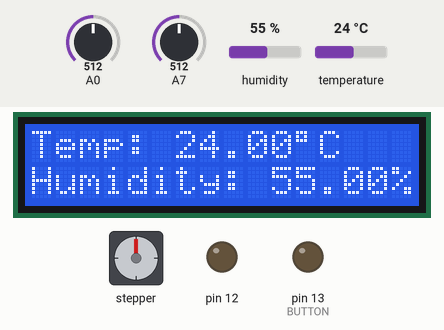
A sketch run on a simulated Arduino Uno, built with avr-gcc and run on an emulated ATmega328P. Parts: 16×2 character LCD, stepper motor, output pins drawn as LEDs (lit = HIGH). The inputs (shaded band) are chosen by the test bench; at power-on: temperature 24 °C, A0 = 512, A7 = 512, humidity 55 %. The local clock reads 2024-03-15 10:24:30 at power-on unless the sketch sets it; stepper angles assume 2048 steps per turn; pins used as bus, display or sensor lines are not drawn; what the sketch prints to the serial monitor is not drawn.

Above: at 1.2 s.
1.3 s: temperature set to 27 °C
At 3.4 s:
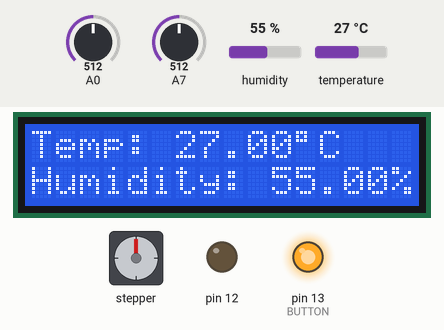
At 4.3 s:
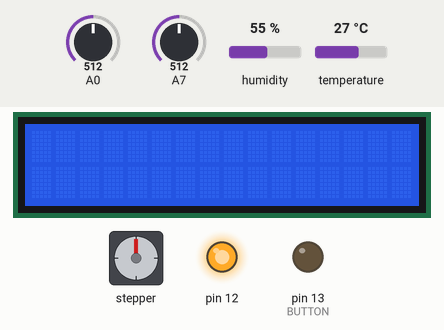
5.2 s: A0 set to 688
6.7 s: A0 set to 715
At 11.3 s:
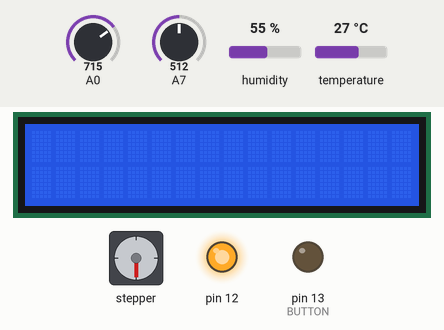
Timing chart, 0 to 12.8 s (numbered marks = the images above; inputs shaded):
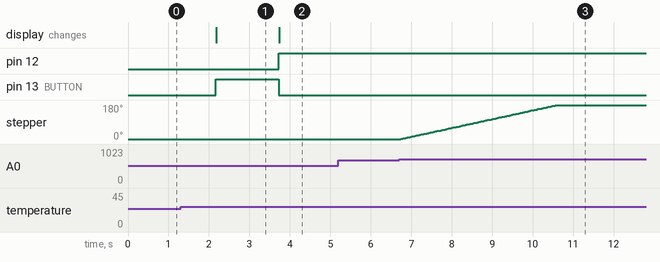

The sketch:

dodge_dillon_final_project.ino
```cpp
#include "Arduino.h"
#include <LiquidCrystal.h>
#include <dht.h>
#include <Stepper.h>
#include "uRTCLib.h"

#define RDA 0x80
#define TBE 0x20

volatile unsigned char *myUCSR0A = (unsigned char *)0x00C0;
volatile unsigned char *myUCSR0B = (unsigned char *)0x00C1;
volatile unsigned char *myUCSR0C = (unsigned char *)0x00C2;
volatile unsigned int  *myUBRR0  = (unsigned int *) 0x00C4;
volatile unsigned char *myUDR0   = (unsigned char *)0x00C6;

volatile unsigned char* my_ADMUX = (unsigned char*) 0x7C;
volatile unsigned char* my_ADCSRB = (unsigned char*) 0x7B;
volatile unsigned char* my_ADCSRA = (unsigned char*) 0x7A;
volatile unsigned int* my_ADC_DATA = (unsigned int*) 0x78;

// Define Port A Register Pointers
volatile unsigned char* port_a = (unsigned char*) 0x22;
volatile unsigned char* ddr_a  = (unsigned char*) 0x21;
volatile unsigned char* pin_a  = (unsigned char*) 0x20;

// Define Port B Register Pointers
volatile unsigned char* port_b = (unsigned char*) 0x25;
volatile unsigned char* ddr_b  = (unsigned char*) 0x24;
volatile unsigned char* pin_b  = (unsigned char*) 0x23;

// Define Port C Register Pointers
volatile unsigned char* port_c = (unsigned char*) 0x28;
volatile unsigned char* ddr_c  = (unsigned char*) 0x27;
volatile unsigned char* pin_c  = (unsigned char*) 0x26;

// Define Port H Register Pointers
volatile unsigned char* port_h = (unsigned char*) 0x102;
volatile unsigned char* ddr_h  = (unsigned char*) 0x101;
volatile unsigned char* pin_h  = (unsigned char*) 0x100;

#define DISABLED 100
#define IDLE 200
#define RUNNING 300
#define ERROR 400
#define VENT 500

const int rs = 7, en = 6, d4 = 5, d5 = 4, d6 = 3, d7 = 2;
LiquidCrystal lcd(rs, en, d4, d5, d6, d7);

dht DHT;
#define DHT11_PIN 8

#define BUTTON 13 // PB7 -- pin 13
int btn_press = 0;
int btn_state = 1;
int sys_state = IDLE;

#define FAN 30 // PC7 -- pin 30
#define DIRA 29 // PA7 -- pin 29
#define DIRB 28 // PA6 -- pin 28

#define RED_LED 9 // PH6 -- pin 9
#define YELLOW_LED 10 // PB4 -- pin 10
#define BLUE_LED 11 // PB5 -- pin 11
#define GREEN_LED 12 //PB6 -- pin 12

#define WATER_SENSOR 15
#define WATER_LOW 200
int w_level = 0;

#define STEPS 32
#define OUTPUT_STEPS 32*64
Stepper stepper(STEPS, 22, 23, 24, 25);
int stepsToTake;
int current = 0;
int previous = 0;

uRTCLib rtc(0x68);
char daysOfTheWeek[7][12] = {
  "Sunday",
  "Monday",
  "Tuesday",
  "Wednesday",
  "Thursday",
  "Friday",
  "Saturday"
};

void setup()
{
  // setup the UART
  U0init(9600);
  // setup the ADC
  adc_init();

  set_pin(BUTTON);

  set_pin(FAN);
  set_pin(DIRA);
  set_pin(DIRB);
  write_low(FAN);
  write_high(DIRA);
  write_low(DIRB);

  set_pin(RED_LED);
  set_pin(YELLOW_LED);
  set_pin(BLUE_LED);
  set_pin(GREEN_LED);
  write_low(RED_LED);
  write_low(YELLOW_LED);
  write_low(BLUE_LED);
  write_low(GREEN_LED);

  URTCLIB_WIRE.begin();
  // sec, minute, hour, week, day, month, year
  //rtc.set(10,51,15,3,9,5,23);

  stepper.setSpeed(500);
  stepper.step(0);

  lcd.begin(16, 2);
}

void loop()
{
  rtc.refresh();
  btn_press = digitalRead(BUTTON);

  if(btn_press == HIGH)
  {
    delay(500);
    if(btn_state == HIGH)
    {
      btn_state = LOW;
    }
    else
    {
      btn_state = HIGH;
    }
  }

  int chk = DHT.read11(DHT11_PIN);

  w_level = (int)adc_read(WATER_SENSOR);

  if(w_level > WATER_LOW)
  {
    current = map((int)adc_read(0),0,1023,0,255);

    if(current > (previous + 175))
    {
      stepsToTake = OUTPUT_STEPS / 2;
      stepper.step(stepsToTake);
      display_time(VENT);
      previous = current;
    }
    else if(current < (previous - 175))
    {
      stepsToTake = - OUTPUT_STEPS / 2;
      stepper.step(stepsToTake);
      display_time(VENT);
      previous = current;
    }
  }

  if(btn_state == LOW)
  {
    disabled();
  }
  else if(w_level < WATER_LOW)
  {
    error();
  }
  else if(DHT.temperature > 25)
  {
    running();
  }
  else
  {
    idle();
  }
}

void idle()
{
  if(sys_state != IDLE)
  {
    sys_state = IDLE;
    display_time(IDLE);
  }

  write_low(RED_LED);
  write_low(YELLOW_LED);
  write_low(BLUE_LED);
  write_high(GREEN_LED);

  write_low(FAN);

  lcd.setCursor(0,0);
  lcd.print("Temp: ");
  lcd.print(DHT.temperature);
  lcd.print((char)223);
  lcd.print("C");
  lcd.setCursor(0,1);
  lcd.print("Humidity: ");
  lcd.print(DHT.humidity);
  lcd.print("%");
  delay(1000);
}

void running()
{
  if(sys_state != RUNNING)
  {
    sys_state = RUNNING;
    display_time(RUNNING);
  }

  write_low(RED_LED);
  write_low(YELLOW_LED);
  write_high(BLUE_LED);
  write_low(GREEN_LED);

  write_high(FAN);

  lcd.setCursor(0,0);
  lcd.print("Temp: ");
  lcd.print(DHT.temperature);
  lcd.print((char)223);
  lcd.print("C");
  lcd.setCursor(0,1);
  lcd.print("Humidity: ");
  lcd.print(DHT.humidity);
  lcd.print("%");
  delay(1000);
}

void disabled()
{
  if(sys_state != DISABLED)
  {
    sys_state = DISABLED;
    display_time(DISABLED);
  }

  write_low(RED_LED);
  write_high(YELLOW_LED);
  write_low(BLUE_LED);
  write_low(GREEN_LED);

  write_low(FAN);

  lcd.clear();
}

void error()
{
  if(sys_state != ERROR)
  {
    sys_state = ERROR;
    display_time(ERROR);
  }

  write_high(RED_LED);
  write_low(YELLOW_LED);
  write_low(BLUE_LED);
  write_low(GREEN_LED);

  write_low(FAN);

  lcd.clear();
  lcd.setCursor(0,0);
  lcd.print("ERROR:");
  lcd.setCursor(0,1);
  lcd.print("Water Level Low");
  delay(1000);
}

void display_time(int state)
{
  switch(state)
  {
    case DISABLED:
      U0putchar('D');
      U0putchar('i');
      U0putchar('s');
      U0putchar('a');
      U0putchar('b');
      U0putchar('l');
      U0putchar('e');
      U0putchar('d');
      U0putchar(':');
      U0putchar(' ');
      break;
    case IDLE:
      U0putchar('I');
      U0putchar('d');
      U0putchar('l');
      U0putchar('e');
      U0putchar(':');
      U0putchar(' ');
      break;
    case RUNNING:
      U0putchar('R');
      U0putchar('u');
      U0putchar('n');
      U0putchar('n');
      U0putchar('i');
      U0putchar('n');
      U0putchar('g');
      U0putchar(':');
      U0putchar(' ');
      break;
    case ERROR:
      U0putchar('E');
      U0putchar('r');
      U0putchar('r');
      U0putchar('o');
      U0putchar('r');
      U0putchar(':');
      U0putchar(' ');
      break;
    case VENT:
      U0putchar('V');
      U0putchar('e');
      U0putchar('n');
      U0putchar('t');
      U0putchar(':');
      U0putchar(' ');
      break;
    default:
      U0putchar('D');
      U0putchar('a');
      U0putchar('t');
      U0putchar('e');
      U0putchar(' ');
      U0putchar('&');
      U0putchar(' ');
      U0putchar('T');
      U0putchar('i');
      U0putchar('m');
      U0putchar('e');
      U0putchar(':');
      U0putchar(' ');
      break;
  }

  print_2_digits(rtc.month());
  U0putchar('/');
  print_2_digits(rtc.day());
  U0putchar('/');
  print_2_digits(rtc.year());

  U0putchar(' ');

  print_2_digits(rtc.hour());
  U0putchar(':');
  print_2_digits(rtc.minute());
  U0putchar(':');
  print_2_digits(rtc.second());
  U0putchar('\n');
}

void print_2_digits(int number)
{
  unsigned char c[2];
  c[0] = number % 10;           // isolate the 10ths place
  c[1] = (number / 10) % 10;    // isolate the 100ths place

  // display the number with each individual digit as a char
  U0putchar(c[1] + '0');
  U0putchar(c[0] + '0');
}

void adc_init()
{
  // setup the A register
  *my_ADCSRA |= 0b10000000; // set bit   7 to 1 to enable the ADC
  *my_ADCSRA &= 0b11011111; // clear bit 6 to 0 to disable the ADC trigger mode
  *my_ADCSRA &= 0b11110111; // clear bit 5 to 0 to disable the ADC interrupt
  *my_ADCSRA &= 0b11111000; // clear bit 0-2 to 0 to set prescaler selection to slow reading
  // setup the B register
  *my_ADCSRB &= 0b11110111; // clear bit 3 to 0 to reset the channel and gain bits
  *my_ADCSRB &= 0b11111000; // clear bit 2-0 to 0 to set free running mode
  // setup the MUX Register
  *my_ADMUX  &= 0b01111111; // clear bit 7 to 0 for AVCC analog reference
  *my_ADMUX  |= 0b01000000; // set bit   6 to 1 for AVCC analog reference
  *my_ADMUX  &= 0b11011111; // clear bit 5 to 0 for right adjust result
  *my_ADMUX  &= 0b11100000; // clear bit 4-0 to 0 to reset the channel and gain bits
}

unsigned int adc_read(unsigned char adc_channel_num)
{
  // clear the channel selection bits (MUX 4:0)
  *my_ADMUX  &= 0b11100000;
  // clear the channel selection bits (MUX 5)
  *my_ADCSRB &= 0b11110111;
  // set the channel number
  if(adc_channel_num > 7)
  {
    // set the channel selection bits, but remove the most significant bit (bit 3)
    adc_channel_num -= 8;
    // set MUX bit 5
    *my_ADCSRB |= 0b00001000;
  }
  // set the channel selection bits
  *my_ADMUX  += adc_channel_num;
  // set bit 6 of ADCSRA to 1 to start a conversion
  *my_ADCSRA |= 0x40;
  // wait for the conversion to complete
  while((*my_ADCSRA & 0x40) != 0);
  // return the result in the ADC data register
  return *my_ADC_DATA;
}

void U0init(int U0baud)
{
 unsigned long FCPU = 16000000;
 unsigned int tbaud;
 tbaud = (FCPU / 16 / U0baud - 1);
 // Same as (FCPU / (16 * U0baud)) - 1;
 *myUCSR0A = 0x20;
 *myUCSR0B = 0x18;
 *myUCSR0C = 0x06;
 *myUBRR0  = tbaud;
}

unsigned char U0kbhit()
{
  return *myUCSR0A & RDA;
}

unsigned char U0getchar()
{
  return *myUDR0;
}

void U0putchar(unsigned char U0pdata)
{
  while((*myUCSR0A & TBE)==0);
  *myUDR0 = U0pdata;
}

void set_pin(unsigned char pin)
{
  switch(pin)
  {
    case 9:
      *ddr_h |= 0x01 << 6;
      break;
    case 10:
      *ddr_b |= 0x01 << 4;
      break;
    case 11:
      *ddr_b |= 0x01 << 5;
      break;
    case 12:
      *ddr_b |= 0x01 << 6;
      break;
    case 13:
      *ddr_b &= 0xEF;
      break;
    case 28:
      *ddr_a |= 0x01 << 6;
      break;
    case 29:
      *ddr_a |= 0x01 << 7;
      break;
    case 30:
      *ddr_c |= 0x01 << 7;
      break;
  }
}

void write_high(unsigned char pin)
{
  switch(pin)
  {
    case 9:
      *port_h |= 0x01 << 6;
      break;
    case 10:
      *port_b |= 0x01 << 4;
      break;
    case 11:
      *port_b |= 0x01 << 5;
      break;
    case 12:
      *port_b |= 0x01 << 6;
      break;
    case 28:
      *port_a |= 0x01 << 6;
      break;
    case 29:
      *port_a |= 0x01 << 7;
      break;
    case 30:
      *port_c |= 0x01 << 7;
      break;
  }
}

void write_low(unsigned char pin)
{
  switch(pin)
  {
    case 9:
      *port_h &= ~(0x01 << 6);
      break;
    case 10:
      *port_b &= ~(0x01 << 4);
      break;
    case 11:
      *port_b &= ~(0x01 << 5);
      break;
    case 12:
      *port_b &= ~(0x01 << 6);
      break;
    case 28:
      *port_a &= ~(0x01 << 6);
      break;
    case 29:
      *port_a &= ~(0x01 << 7);
      break;
    case 30:
      *port_c &= ~(0x01 << 7);
      break;
  }
}
```

Measured:
- the behaviour switches between 25 and 26 °C on temperature (found by bisection; images 0 and 1)
- the behaviour switches between 706 and 707 on A0 (found by bisection; images 2 and 3)
- after the input at 1.3 s, pin 12: LOW → HIGH after 2.4 s; pin 13 (BUTTON): LOW → HIGH after 0.87 s, → LOW 1.6 s later; the display: changes after 0.88 s (image 1)
- after the input at 5.2 s, every drawn part: stays the same
- after the input at 6.7 s, stepper: turns 180° clockwise in 3.8 s, starting after 0.05 s
- what the display in image 1 shows lasts 1.5 s, from 2.2 s to 3.7 s
